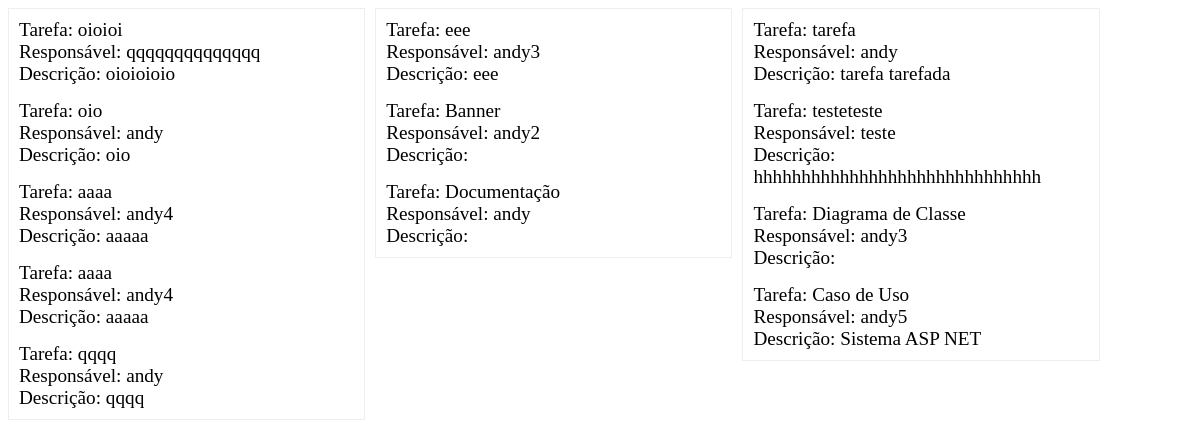
The page /tarefas.php on the database as committed earlier.
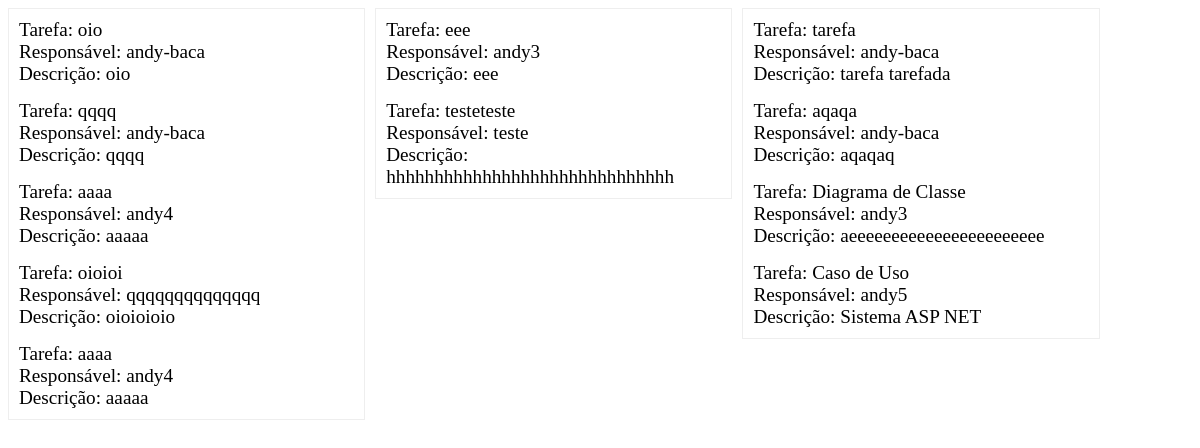
The same page on the database as committed later.
### tables this page shows
CREATE TABLE IF NOT EXISTS `dev_tarefa` (
  `trf_id` int(11) NOT NULL AUTO_INCREMENT,
  `trf_nome` varchar(255) NOT NULL,
  `trf_descricao` varchar(255) DEFAULT NULL,
  `trf_usu` int(11) NOT NULL,
  `trf_data_ini` date DEFAULT NULL,
  `trf_data_fim` date DEFAULT NULL,
  `trf_status` varchar(3) DEFAULT 'pen',
  `trf_ordem` int(11) DEFAULT NULL,
  PRIMARY KEY (`trf_id`),
  KEY `fk_trf_usu` (`trf_usu`)
);

CREATE TABLE IF NOT EXISTS `dev_usuario` (
  `usu_id` int(11) NOT NULL AUTO_INCREMENT,
  `usu_nome` varchar(20) DEFAULT NULL,
  `usu_email` varchar(255) DEFAULT NULL,
  PRIMARY KEY (`usu_id`)
);

### tarefas.php (the view, shortened to what this page needs)
<?php
include_once(dirname(__FILE__) . '/conexao.php');
?>
<head>
	<link rel="stylesheet" href="https://cdnjs.cloudflare.com/ajax/libs/font-awesome/4.7.0/css/font-awesome.min.css">
	<link rel="stylesheet" type="text/css" href="css/estilo.css">
</head>
<body>
	<div class="container" id="conteudo">
		<?php
			$cSQL = "SELECT * FROM " . Config::BD_PREFIX . "tarefa trf
			INNER JOIN " . Config::BD_PREFIX . "usuario usu
			ON trf.trf_usu = usu.usu_id
			ORDER BY CASE trf_status
			WHEN 'pen' THEN 0
			WHEN 'exe' THEN 1
			WHEN 'fin' THEN 2 END,
			trf_ordem ASC";
			$oDados = mysqli_query($con, $cSQL) or die(mysqli_error($con));
			$status_atual='';
			while ($retorno = mysqli_fetch_assoc($oDados)){
				$status = $retorno['trf_status'];
				switch ($status) {
					case 'pen':
					if ($status_atual != $status) {
						$status_atual= $status;
						echo '<ul id="sortable1" class="connectedSortable">';
					}
						echo '
						<li class="alert alert-danger item"
							id="'.$retorno['trf_id'].'">
							Tarefa: ' . $retorno['trf_nome'] . '<br>
							Responsável: '.$retorno['usu_nome'].'<br>
							Descrição: '.$retorno['trf_descricao'].'
						</li>';
					break;
					case 'exe':
					if ($status_atual != $status) {
						if ($status_atual != '') {
							echo "</ul>";
						}
						$status_atual= $status;
						echo '<ul id="sortable2" class="connectedSortable">';
					}
						echo '
						<li class="alert alert-warning item"
							id="'.$retorno['trf_id'].'">
							Tarefa: ' . $retorno['trf_nome'] . '<br>
							Responsável: '.$retorno['usu_nome'].'<br>
							Descrição: '.$retorno['trf_descricao'].'
						</li>';
					break;
					case 'fin':
					if ($status_atual != $status) {
						if ($status_atual != '') {
							echo "</ul>";
						}
						$status_atual= $status;
						echo '<ul id="sortable3" class="connectedSortable">';
					}
						echo '
							<li class="alert alert-success item"
								id="'.$retorno['trf_id'].'">
								Tarefa: ' . $retorno['trf_nome'] . '<br>
								Responsável: '.$retorno['usu_nome'].'<br>
								Descrição: '.$retorno['trf_descricao'].'
							</li>';
					break;
				}
			}
			if ($status_atual != '') {
				echo "</ul>";
			}
		?>
	</div>
</body>
</html>

### css/estilo.css (style rules this page uses)
.item { margin-top: 10px; padding: 10px; cursor: move; }
#sortable1, #sortable2, #sortable3 { border: 1px solid #eee; width: 30%; min-height: 20px; list-style-type: none; margin: 0; padding: 5px 0 0 0; float: left; margin-right: 10px; }
#sortable1 li, #sortable2 li, #sortable3 li { margin: 0 5px 5px 5px; padding: 5px; font-size: 1.2em; width: 95%; word-wrap: break-word; }

Rows that differ between the two databases and show on the page:
removed dev_tarefa: trf_nome "Banner", trf_usu.usu_nome "andy2"
removed dev_tarefa: trf_nome "Documentação", trf_usu.usu_nome "andy"
changed dev_tarefa "oio": trf_usu.usu_nome "andy" → "andy-baca"; moves up the list
changed dev_tarefa "qqqq": trf_usu.usu_nome "andy" → "andy-baca"; moves up the list
shown differently, row unchanged: dev_tarefa (number 3 of 11 on the later page): moves down the list
changed dev_tarefa "testeteste": trf_status "fin" → "exe" (drawn); moves up the list
changed through a linked row, dev_tarefa "tarefa": trf_usu.usu_nome "andy" → "andy-baca"
added dev_tarefa: trf_nome "aqaqa", trf_usu.usu_nome "andy-baca", trf_descricao "aqaqaq"
changed dev_tarefa "Diagrama de Classe": trf_descricao (not shown) → "aeeeeeeeeeeeeeeeeeeeeeee"
